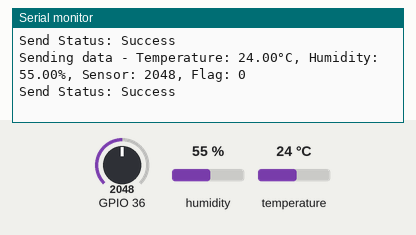
Recording of a sketch running on a simulated ESP32. Shown: the last lines printed to the serial monitor. The inputs (shaded band) are chosen by the test bench; at power-on: humidity 55 %, GPIO 36 = 2048, temperature 24 °C.

Above: at 3.8 s.
3.9 s: humidity set to 22 %
At 7.3 s:
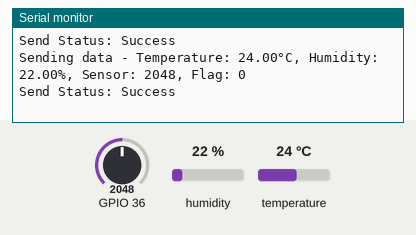
7.8 s: GPIO 36 set to 2866
At 10.5 s:
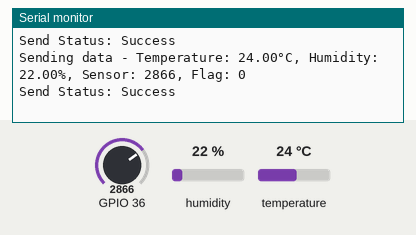
11.7 s: temperature set to 12 °C
At 12.5 s:
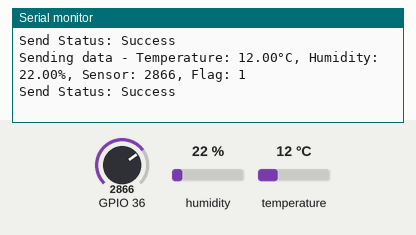
15.6 s: GPIO 36 set to 3603
At 18.9 s:
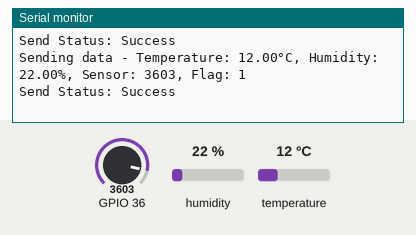
19.5 s: humidity set to 40 %
At 22.1 s:
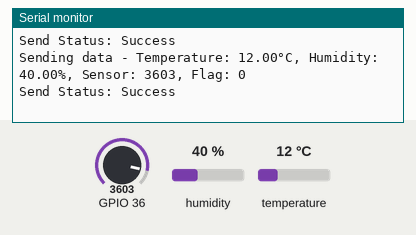
Timing chart, 0 to 23.6 s (numbered marks = the images above; inputs shaded):
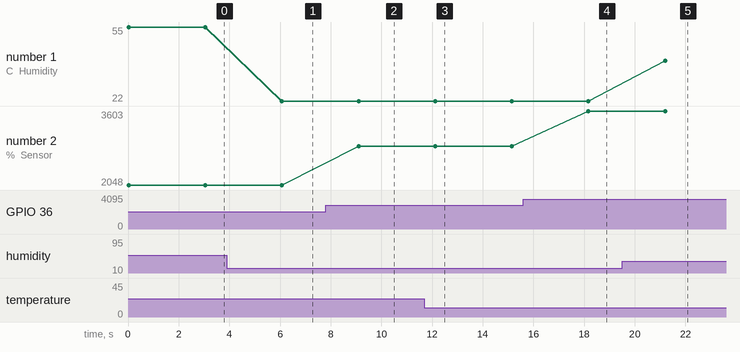

Measured:
- after the input at 3.9 s, the serial monitor: prints a new line after 2.2 s (image 1)
- after the input at 7.8 s, the serial monitor: prints a new line after 1.3 s (image 2)
- after the input at 11.7 s, the serial monitor: prints a new line after 0.42 s (image 3)
- after the input at 15.6 s, the serial monitor: prints a new line after 2.6 s (image 4)
- after the input at 19.5 s, the serial monitor: prints a new line after 1.7 s (image 5)
- plotted number 1: 55 → 22 after the input at 3.9 s, 22 → 40 after the input at 19.5 s
- plotted number 2: 2048 → 2866 after the input at 7.8 s, 2866 → 3603 after the input at 15.6 s

The sketch:

transmitter_code.ino
```cpp
#include <esp_now.h>
#include <WiFi.h>
#include <DHT.h>

#define DHT_PIN 5
#define DHT_TYPE DHT11

DHT dht(DHT_PIN, DHT_TYPE);

// REPLACE WITH THE MAC Address of your receiver
uint8_t receiverMacAddress[] = {0xEC, 0x64, 0xC9, 0x86, 0x21, 0x0C};

// Define a data structure for the message
typedef struct message_structure {
  float temperature;
  float humidity;
  int sensorValue;
  bool controlFlag;
} message_structure;

// Create a structured message
message_structure sensorData;

// Callback function called when data is sent
void OnDataSent(const uint8_t *mac_addr, esp_now_send_status_t status) {
  Serial.print("Send Status: ");
  if (status == ESP_NOW_SEND_SUCCESS) {
    Serial.println("Success");
  } else {
    Serial.println("Failed");
  }
}

void setup() {
  dht.begin();
  // Initialize Serial Monitor
  Serial.begin(115200);

  // Set device as a Wi-Fi Station
  WiFi.mode(WIFI_STA);

  // Initialize ESP-NOW
  if (esp_now_init() != ESP_OK) {
    Serial.println("Error initializing ESP-NOW");
    return;
  }

  // Register callback function
  esp_now_register_send_cb(OnDataSent);

  // Register peer
  esp_now_peer_info_t peerInfo = {};
  memcpy(peerInfo.peer_addr, receiverMacAddress, 6);
  peerInfo.channel = 0;
  peerInfo.encrypt = false;

  // Add peer
  if (esp_now_add_peer(&peerInfo) != ESP_OK) {
    Serial.println("Failed to add peer");
    return;
  }

  Serial.println("ESP-NOW Transmitter initialized successfully");
}

void loop() {
  // Simulate sensor readings (replace with actual sensor code if needed)
  sensorData.temperature = dht.readTemperature();         // 20-30°C
  sensorData.humidity = dht.readHumidity();            // 40-90%
  sensorData.sensorValue = analogRead(A0);         // Read analog pin A0
  sensorData.controlFlag = (millis() % 20000 > 10000);  // Toggle every 10 seconds

  // Print values to serial monitor
  Serial.print("Sending data - Temperature: ");
  Serial.print(sensorData.temperature);
  Serial.print("°C, Humidity: ");
  Serial.print(sensorData.humidity);
  Serial.print("%, Sensor: ");
  Serial.print(sensorData.sensorValue);
  Serial.print(", Flag: ");
  Serial.println(sensorData.controlFlag);

  // Send message via ESP-NOW
  esp_err_t result = esp_now_send(receiverMacAddress, (uint8_t *) &sensorData,
sizeof(sensorData));

  if (result != ESP_OK) {
    Serial.println("Error sending the data");
  }

  // Wait before next transmission
  delay(3000);
}
```
